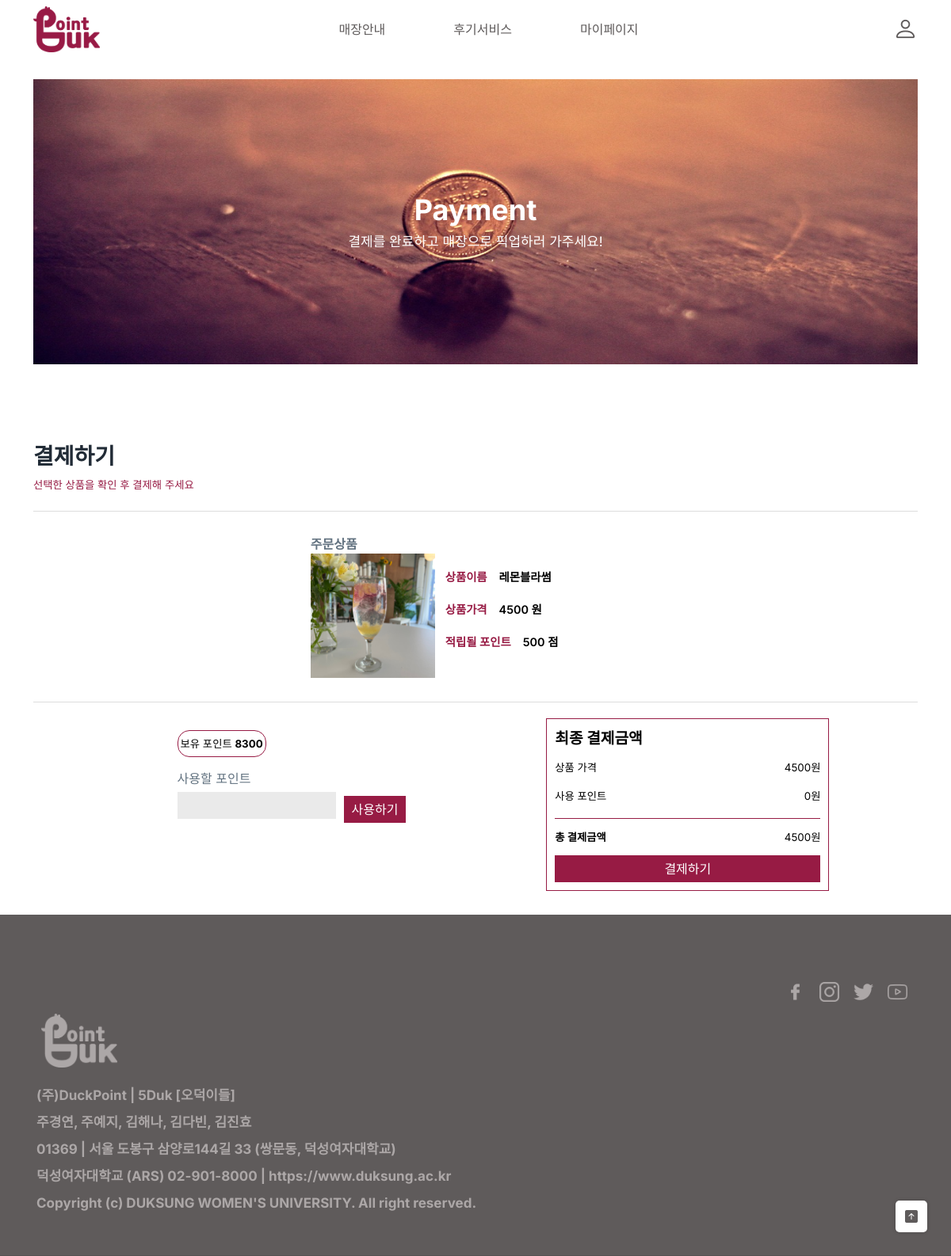
The app's page /order_payment/1/1/ (signed in) with its own data.
### dp/models.py (models this page shows, shortened)
class Menu(models.Model):  # 가게의 메뉴 정보
    store = models.ForeignKey('Store', on_delete=models.CASCADE)  # 가게가 삭제되면 메뉴들도 함께 삭제
    name = models.CharField(max_length=200)  # 메뉴 이름
    image = models.ImageField(upload_to='dp/menu_images/%Y/%m/%d', blank=True, null=True)  # 메뉴 이미지, pip install pillow 필수
    price = models.PositiveIntegerField(default=0)  # 메뉴 가격

class Store(models.Model):  # 가게 정보
    name = models.CharField(max_length=200)  # 가게 이름
    location = models.CharField(max_length=400)  # 위치
    phone = models.CharField(max_length=30, blank=True, null=True)  # 전화번호
    is_cafe = models.BooleanField()  # True -> 카페, False -> 레스토랑
    image = models.ImageField(upload_to='dp/store_images/%Y/%m/%d', blank=True, null=True)  # 가게 이미지, pip install pillow 필수
    discount = models.PositiveIntegerField(default=0)  # 할인 정보
    latitude = models.FloatField(default=0.0)
    longitude = models.FloatField(default=0.0)

class User(AbstractUser):
    email = models.CharField(max_length=300, unique=True)
    password = models.CharField(max_length=400)
    points = models.PositiveIntegerField(default=0)
    name = models.CharField(max_length=150, default='')
    last_login = models.DateTimeField(auto_now=True, null=True, blank=True)
    username = None
    objects = CustomUserManager()
    REQUIRED_FIELDS = []
    USERNAME_FIELD = 'email'

### dp/views.py (the view)
# urls.py: path('order_payment/<int:store_id>/<int:menu_id>/', views.OrderPayment.as_view(), name='order_payment'),
class OrderPayment(LoginRequiredMixin, View):
    template_name = 'dp/order_payment.html'
    login_url = '/signin/'
    def get(self, request, store_id, menu_id):
        try:
            menu_info = Menu.objects.get(pk=menu_id)
            store_info = Store.objects.get(pk=store_id)
        except (Menu.DoesNotExist, Store.DoesNotExist):
            return render(request, self.template_name, {'error_message': 'Menu or store not found'})
        user = request.user
        print(user, user.points)
        context = {'menu': menu_info, 'store': store_info, 'user': user}  # 'user':user
        return render(request, self.template_name, context)

### dp/templates/dp/order_payment.html (shortened to what this page needs)
{% extends 'dp/base.html' %}
{% load static %}
{% block main-area %}
<body>
    <div class="hero">
        <div class="hero-text" style="text-align:center">
        <h2 style="color: #FFFFFF;">Payment</h2>
            <p style="color: #FFFFFF;">결제를 완료하고 매장으로 픽업하러 가주세요!</p>
        </div>
    </div>
    <h3  style="text-align:left">결제하기</h3>
    <p style="color:#971B44; font-size: smaller;">선택한 상품을 확인 후 결제해 주세요</p>
    <div class="separator"></div>
    <div class="menu-info">
        {% if menu %}
            <div class="menu-left">
                <b>주문상품</b>
                <img class="menu-img" src="{{ menu.image.url }}" alt="{{ menu.name }} Image" width="250" height="250">
            </div>
            <div class="menu-details">
                <p class="menu-name" style="color: #971B44;">상품이름 <span style="color: black; text-indent: 3mm;">{{ menu.name }}</span></p>
                <p class="menu-price" style="color: #971B44;">상품가격 <span style="color: black; text-indent: 3mm;">{{ menu.price }} 원</span></p>
                <p class="store-point" style="color: #971B44;">적립될 포인트 <span style="color: black; text-indent: 3mm;">{{ store.discount }} 점</span></p>
            </div>
        {% else %}
            <p> menu 모델을 가져오지 못하였습니다 </p>
        {% endif %}
    </div>
    <div class="separator"></div>
    <div class="payment">
        <div class="payment-left">
            <p style="font-size: smaller; border: 1px solid  #971B44; padding: 3px; border-radius:15px;">
                보유 포인트  <b>{{ user.points }}</b>
            </p>
            <label for="pointInput">사용할 포인트</label>
            <div style="display: flex; align-items: center;">
            <input type="number" id="pointInput" name="pointInput" min="0" style="text-align: right;">
            <button type="button" onclick="applyPoints()" style="background-color: #971B44; color: white; padding: 5px 10px; border: none;">사용하기</button>
            </div>
        </div>
        <div class="payment-right">
            <b style="color:black;">최종 결제금액</b>
            <div style="display: flex; justify-content: space-between;">
               <p style="text-align: left;">상품 가격</p>
               <p style="text-align: right;">{{ menu.price }}원</p>
            </div>
            <div style="display: flex; justify-content: space-between;">
                <p style="text-align: left;">사용 포인트</p>
                <p id="appliedPoints" style="text-align: right;"> 0원</p>
            </div>
            <div class="payment-right-separator"></div>
            <div style="display: flex; justify-content: space-between;">
                <p style="text-align: left; font-weight:bold">총 결제금액</p>
                <p id="totalAmount" style="text-align: right;"> {{ menu.price}}원</p>
            </div>
            <button type="button" onclick="processPayment()" style="background-color: #971B44; color: white; padding: 5px 10px; border: none;">결제하기</button>
        </div>
    </div>
</body>
{% endblock %}

### dp/static/assets/css/ud-styles.css (style rules this page uses)
:root { --font: "Inter", sans-serif; --body-color: #637381; --heading-color: #212b36; --primary-color: #ffffff; --white: #ffffff; }
body { font-family: var(--font); font-weight: normal; font-style: normal; color: var(--body-color); overflow-x: hidden; }
* { margin: 0; padding: 0; -webkit-box-sizing: border-box; box-sizing: border-box; }
img { max-width: 7%; }
a, button, input, textarea { -webkit-transition: all 0.3s ease-out 0s; transition: all 0.3s ease-out 0s; }
i, span, a { display: inline-block; }
audio, canvas, iframe, img, svg, video { vertical-align: middle; }
h1, h2, h3, h4, h5, h6 { font-weight: 700; color: var(--heading-color); margin: 0px; }
h2 { font-size: 36px; }
h3 { font-size: 28px; }
p { font-size: 17px; font-weight: 400; line-height: 26px; color: #FFFFFF; margin: 0px; }

### records on screen
Menu: image (picture), name "레몬블라썸", price "4500"
Store: discount "500"
User: points "8300"
